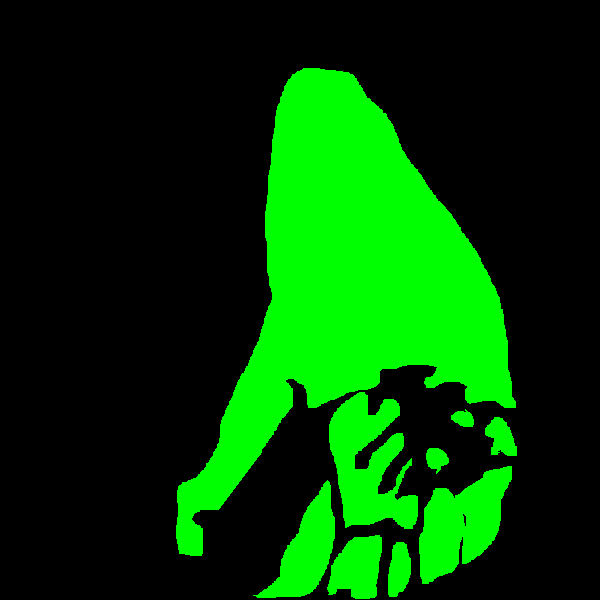
#> input picture ImagenValidacionModelo/All_Masks_1.png, 600 x 600 px
$ python validation.py
#> lines starting #> are read from the running program, lines starting #| are printed output that depends on the picture; after the words box and inside, x2 and y2 are one past the last pixel; in counts of white or black regions, pixels touching at a corner belong together
import cv2
import numpy as np

# Load the image
image = cv2.imread('ImagenValidacionModelo/All_Masks_1.png')
#> image is the input picture: shape (600, 600, 3); mean B, G, R 0, 62.8, 0

# Create a mask that selects only the green pixels with the exact RGB value of 0, 255, 0
mask = cv2.inRange(image, np.array([0, 255, 0]), np.array([0, 255, 0]))
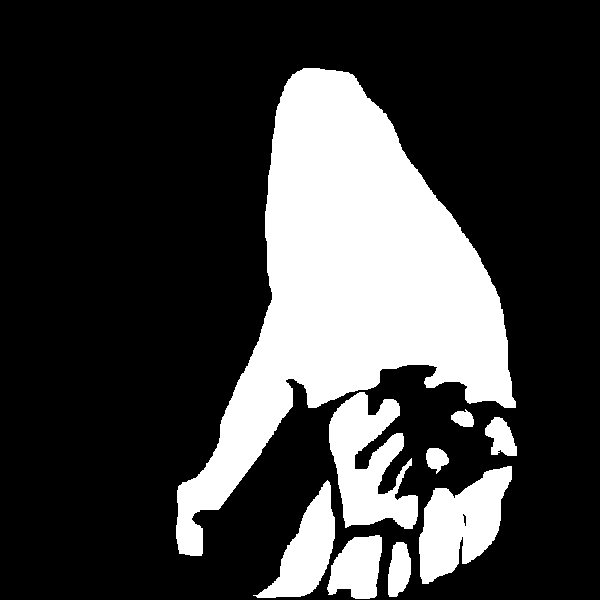
#> mask: shape (600, 600); 24.6% white; 9 white regions, largest, box (x1, y1, x2, y2) and area: (176, 68, 516, 556) 65963, (329, 392, 418, 529) 7249, (419, 466, 512, 584) 6334

# Extract the green pixels from the image using the mask
green_pixels = cv2.bitwise_and(image, image, mask=mask)

# Convert the green pixels to a numpy array
green_pixels_array = np.asarray(green_pixels)

# Reshape the array to a 2D matrix with one row for each pixel and three columns for R,G,B values
green_pixels_array = green_pixels_array.reshape((-1, 3))

# Save the green pixels as ground truth or true labels


# # Load the image
# image = cv2.imread('resultado_monkey3.png')

# # Create a mask that selects only the green pixels with the exact RGB value of 0, 255, 0
# mask = cv2.inRange(image, np.array([255, 255, 255]), np.array([180, 180, 180]))

# # Extract the green pixels from the image using the mask
# green_pixels_2 = cv2.bitwise_and(image, image, mask=mask)

# # Convert the green pixels to a numpy array
# green_pixels_array_2 = np.asarray(green_pixels_2)

# # Reshape the array to a 2D matrix with one row for each pixel and three columns for R,G,B values
# green_pixels_array_2 = green_pixels_array.reshape((-1, 3))

# print(green_pixels_array_2)
# np.savetxt('ground_truth_labels.txt', green_pixels_array_2)


# # Load the image
# image = cv2.imread('resultado_monkey3.png')

# # Define the lower and upper color ranges for the two colors you want to extract
# lower_color_range_1 = np.array([255, 255, 255])
# upper_color_range_1 = np.array([255, 255, 255])
# lower_color_range_2 = np.array([180, 180, 180])
# upper_color_range_2 = np.array([180, 180, 180])

# # Create a mask that selects only the pixels with the two color ranges
# mask1 = cv2.inRange(image, lower_color_range_1, upper_color_range_1)
# mask2 = cv2.inRange(image, lower_color_range_2, upper_color_range_2)
# mask = cv2.bitwise_or(mask1, mask2)

# # Extract the pixels from the image using the mask
# pixels = cv2.bitwise_and(image, image, mask=mask)

# # Convert the pixels to a numpy array
# pixels_array = np.asarray(pixels)

# # Reshape the array to a 2D matrix with one row for each pixel and three columns for R,G,B values
# pixels_array = pixels_array.reshape((-1, 3))

# # Save the pixels as ground truth or true labels
# np.savetxt('ground_truth_labels.txt', pixels_array)


### IMAGEN RESULTADO DEL MODELO


image = cv2.imread('resultado_monkey3.png')
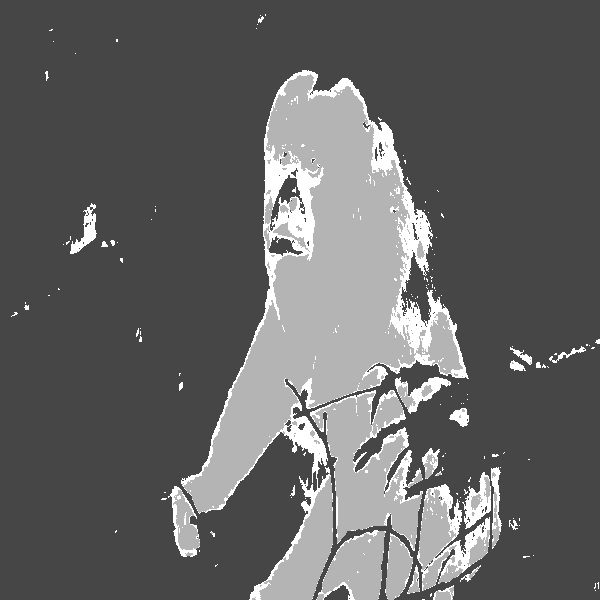
#> input picture resultado_monkey3.png, 600 x 600 px
#> image is the input picture: shape (600, 600, 3); min 70, max 255, mean 99.7

# Define the lower and upper color ranges for the two colors you want to extract
lower_color_range_1 = np.array([255, 255, 255])
upper_color_range_1 = np.array([255, 255, 255])
lower_color_range_2 = np.array([180, 180, 180])
upper_color_range_2 = np.array([180, 180, 180])

# Create a mask that selects only the pixels with the two color ranges
mask1 = cv2.inRange(image, lower_color_range_1, upper_color_range_1)
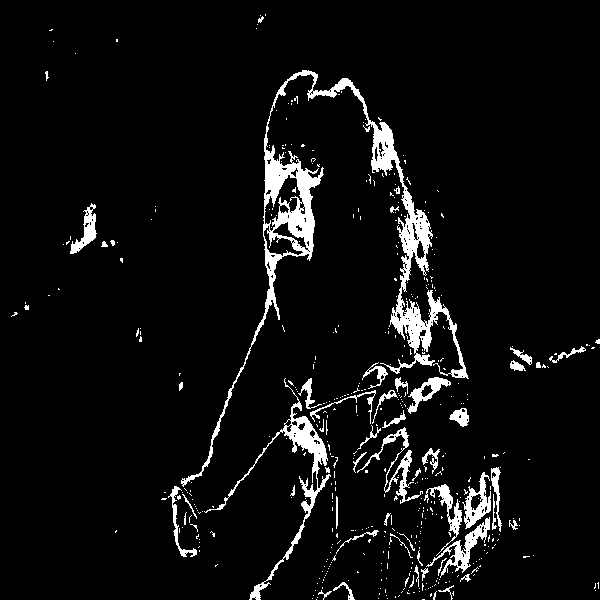
#> mask1: shape (600, 600); 5.7% white; 463 white regions (408 under 20 px), largest, box (x1, y1, x2, y2) and area: (181, 70, 469, 487) 9579, (204, 378, 331, 600) 2166, (426, 517, 490, 578) 818
mask2 = cv2.inRange(image, lower_color_range_2, upper_color_range_2)
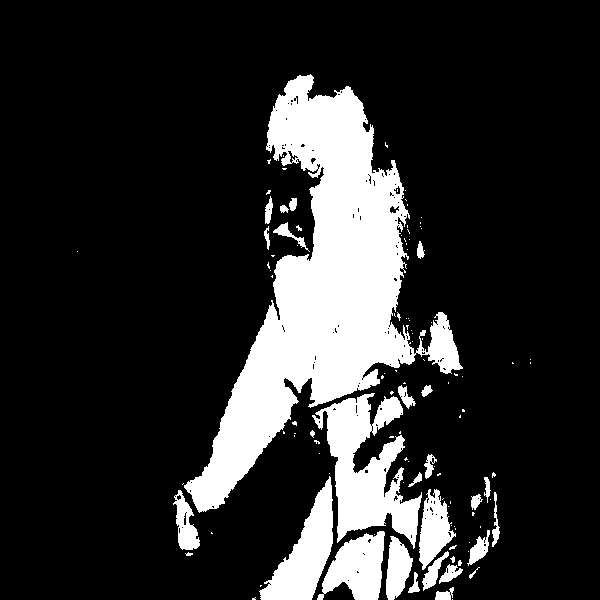
#> mask2: shape (600, 600); 17.4% white; 115 white regions (86 under 20 px), largest, box (x1, y1, x2, y2) and area: (184, 74, 463, 513) 41034, (312, 393, 422, 549) 8044, (259, 476, 333, 600) 3994
mask = cv2.bitwise_or(mask1, mask2)
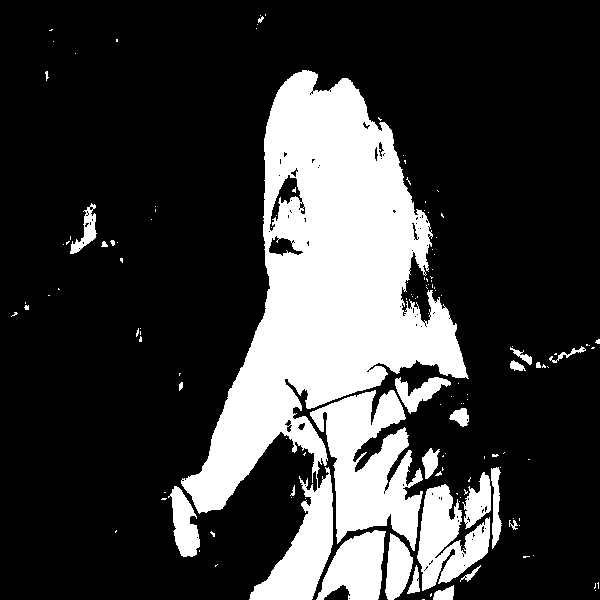
#> mask: shape (600, 600); 23.1% white; 135 white regions (108 under 20 px), largest, box (x1, y1, x2, y2) and area: (181, 70, 469, 600) 58499, (310, 390, 423, 551) 9892, (417, 484, 490, 591) 4236

# Extract the pixels from the image using the mask
pixels = cv2.bitwise_and(image, image, mask=mask)
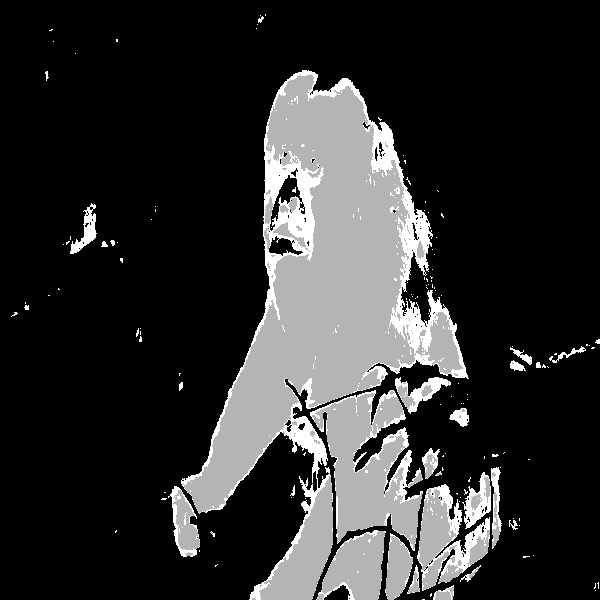
#> pixels: shape (600, 600, 3); min 0, max 255, mean 45.9

# Create a binary mask with 1s for pixels with the two color ranges and 0s for others
binary_mask = np.zeros(image.shape[:2], dtype=np.uint8)
binary_mask[mask > 0] = 1

# Save the binary mask as ground truth or true labels
np.savetxt('model_labels.txt', binary_mask.reshape((-1, 1)), fmt='%d')


### IMAGEN GROUND TRUTH


image = cv2.imread('ImagenValidacionModelo/All_Masks_1.png')


# Define the lower and upper color range for the color you want to extract
lower_color_range = np.array([0, 255, 0])
upper_color_range = np.array([0, 255, 0])

# Create a mask that selects only the pixels with the desired color range
mask = cv2.inRange(image, lower_color_range, upper_color_range)

# Extract the pixels from the image using the mask
pixels = cv2.bitwise_and(image, image, mask=mask)

# Create a binary mask with 1s for pixels with the desired color and 0s for others
binary_mask = np.zeros(image.shape[:2], dtype=np.uint8)
binary_mask[mask > 0] = 1

# Save the binary mask as ground truth or true labels
np.savetxt('ground_truth_labels.txt', binary_mask.reshape((-1, 1)), fmt='%d')


# [50 lines of commented-out code are left out]


import numpy as np

# Load ground truth and predicted labels from txt files
gt_labels = np.loadtxt('ground_truth_labels.txt')
pred_labels = np.loadtxt('model_labels.txt')

print(gt_labels, pred_labels)
print(gt_labels.shape, pred_labels.shape)
# Calculate true positives, false positives, false negatives, and true negatives
tp = np.sum(np.logical_and(gt_labels == 1, pred_labels == 1))
fp = np.sum(np.logical_and(gt_labels == 0, pred_labels == 1))
fn = np.sum(np.logical_and(gt_labels == 1, pred_labels == 0))
tn = np.sum(np.logical_and(gt_labels == 0, pred_labels == 0))

print(tp, fp, fn, tn)

# Calculate precision, recall, accuracy, and F1-score
precision = tp / (tp + fp)
recall = tp / (tp + fn)
accuracy = (tp + tn) / (tp + fp + tn + fn)
f1_score = 2 * precision * recall / (precision + recall)

# Print the metrics
print('Precision:', precision)
print('Recall:', recall)
print('Accuracy:', accuracy)
print('F1-score:', f1_score)
